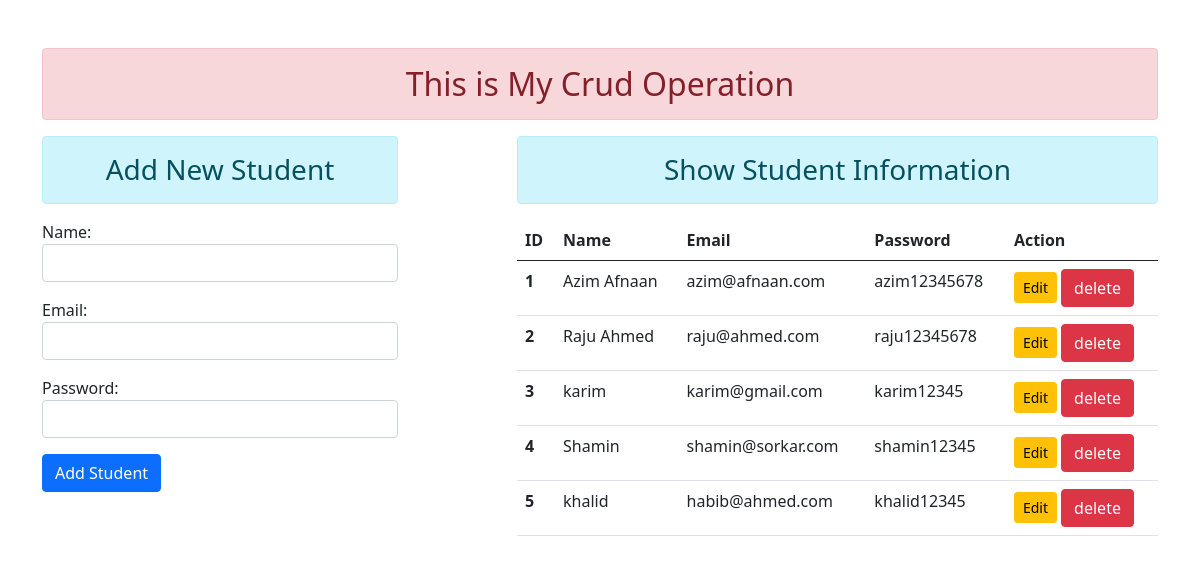
The page / on the database its author committed.
### crud_app/models.py (models this page shows)
class User(models.Model):
    name = models.CharField(max_length=70)
    email= models.EmailField(max_length=100)
    password = models.CharField(max_length=100)

### crud_app/views.py (the view)
# urls.py: path('', add_show,name='addandshow'),
def add_show(request):
    if request.method == 'POST':
        fm = StudentRegistration(request.POST)
        if fm.is_valid():
            nm= fm.cleaned_data['name']
            em= fm.cleaned_data['email']
            pw= fm.cleaned_data['password']
            reg = User(name=nm, email=em, password=pw)
            reg.save()
            fm = StudentRegistration()
    else:
        fm = StudentRegistration()
    stud = User.objects.all()
    return render(request, 'crud_app/addandshow.html', {'form': fm, 'stu':stud})

### crud_app/forms.py
class StudentRegistration(forms.ModelForm):
    class Meta:
        model = User
        fields = ['name', 'email', 'password']
        widgets = {
            'name': forms.TextInput(attrs={'class': 'form-control'}),
            'email': forms.EmailInput(attrs={'class': 'form-control'}),
            'password': forms.PasswordInput(render_value=True, attrs={'class': 'form-control'}),
        }

### crud_app/templates/crud_app/addandshow.html (shortened to what this page needs)
{% extends "crud_app/base.html"%}
{% block content %}
<div class="row">
    <div class="col-sm-4">
        <h3 class="text-center alert alert-info">Add New Student</h3>
<form action="" method="POST">
    {{form.as_p}}
    <input type="submit" class="btn btn-primary" value="Add Student">
</form>
    </div>
    <div class="col-sm-7 offset-1">
        <h3 class="text-center alert alert-info">Show Student Information</h3>
        {% if stu %}
        <table class="table table-hover">
                <thead>
                  <tr>
                    <th scope="col">ID</th>
                    <th scope="col">Name</th>
                    <th scope="col">Email</th>
                    <th scope="col">Password</th>
                    <th scope="col">Action</th>
                  </tr>
                </thead>
                <tbody>
                    {% for st in stu %}
                  <tr>
                    <th scope="row">{{forloop.counter}}</th>
                    <td>{{st.name}}</td>
                    <td>{{st.email}}</td>
                    <td>{{st.password}}</td>
                    <td>
                        <a href="{% url 'updatedata' st.id %}" class="btn btn-warning btn-sm">Edit</a>
                          <form action="{% url 'deletedata' st.id %}" method="POST" class="d-inline">
                          <input type="submit" class="btn btn-danger" value="delete">
                        </form>
                    </td>
                  </tr>
                  {% endfor %}
                </tbody>
          </table>
        {% else %}
        <h4 class = "text-center alert alert-warning">Data Not Available</h4>
        {% endif %}
    </div>
</div>
{% endblock content %}

### crud_app/templates/crud_app/base.html (shortened to what this page needs)
<!DOCTYPE html>
{% load static %}
<html lang="en">
<head>
    <link rel="stylesheet" href="{% static 'crud_app/css/bootstrap.css' %}">
</head>
<body>
    <div class="container mt-5">
        <h2 class="text-center alert alert-danger">This is My Crud Operation</h2>
        {% block content %} {% endblock %}
    </div>
</body>
</html>

### rows shown on the page
User: name "Azim Afnaan", email "azim@afnaan.com", password "azim12345678"
User: name "Raju Ahmed", email "raju@ahmed.com", password "raju12345678"
User: name "karim", email "karim@gmail.com", password "karim12345"
User: name "Shamin", email "shamin@sorkar.com", password "shamin12345"
User: name "khalid", email "habib@ahmed.com", password "khalid12345"
